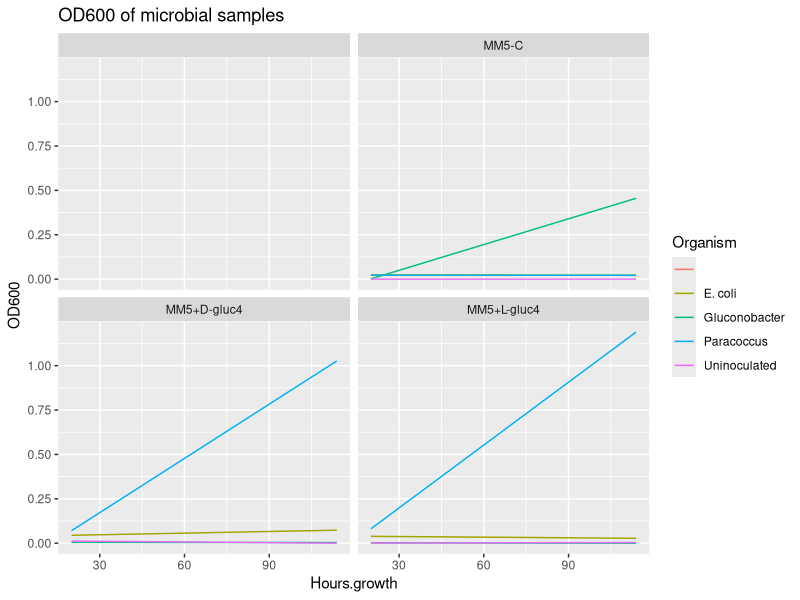
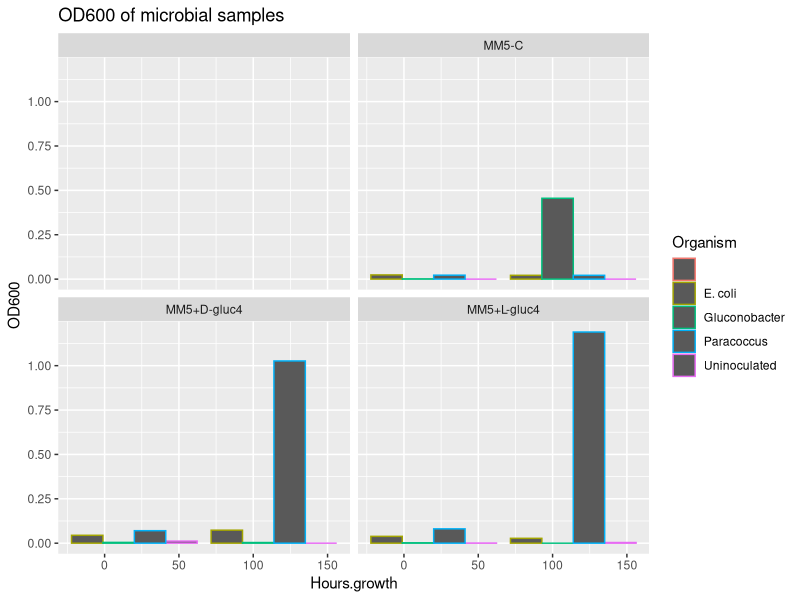

The R source for these figures, in order:
## ---- chunk 1
library(tidyverse)
library(lubridate)
library(dplyr)
library(ggplot2)
## ---- chunk 2
data<-read.csv("Book1.csv")
## ---- chunk 3
p <- ggplot(data, aes(x = Hours.growth, y = OD600)) +
  geom_line(aes(color = Organism)) +
  ggtitle(label ="OD600 of microbial samples") +
  facet_wrap( ~ Media)
  
  #scale_x_date(date_breaks = "2 month", date_labels = "%b")+
 # ylab('Q (cfs)') + 
 # xlab('date')+
 # theme(axis.text.x = element_text(angle = 90, hjust = 1))

p


## ---- chunk 4
p <- ggplot(data, aes(x = Hours.growth, y = OD600)) +
  geom_col(aes(color = Organism), position = "dodge") +
  ggtitle(label ="OD600 of microbial samples") +
  facet_wrap( ~ Media)
  
  #scale_x_date(date_breaks = "2 month", date_labels = "%b")+
 # ylab('Q (cfs)') + 
 # xlab('date')+
 # theme(axis.text.x = element_text(angle = 90, hjust = 1))

p


